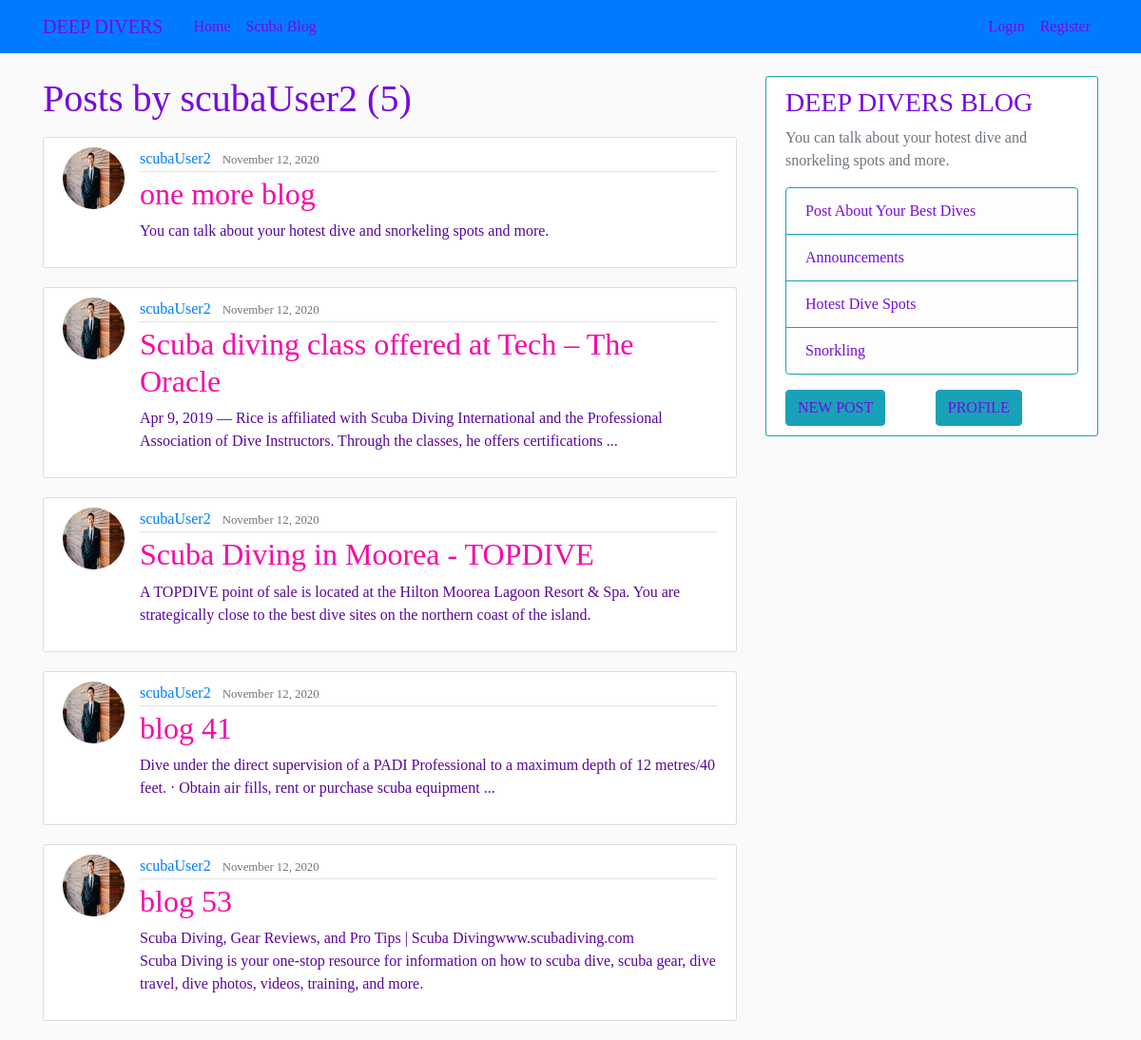
Screenshot of /user/scubaUser2 with the database file from the repository.
### scuba_blog/models.py (models this page shows, shortened)
class Post(models.Model):
    title= models.CharField(max_length=100)
    content= models.TextField()
    date_posted= models.DateTimeField(default= timezone.now)
    author = models.ForeignKey(User, on_delete= models.CASCADE)

### users/models.py (models this page shows, shortened)
class Profile(models.Model):
    user = models.OneToOneField(User, on_delete=models.CASCADE)
    image = models.ImageField(default='default.jpg', upload_to='profile_pics')

### scuba_blog/views.py (the view)
# urls.py: path('user/<str:username>', UserPostListView.as_view(), name='user-posts'),
class UserPostListView(ListView):
    model = Post
    template_name = 'scuba_blog/user_posts.html'  # <app>/<model>_<viewtype>.html
    context_object_name = 'posts'
    paginate_by = 5
    def get_queryset(self):
        user = get_object_or_404(User, username=self.kwargs.get('username'))
        return Post.objects.filter(author=user).order_by('-date_posted')

### scuba_blog/templates/scuba_blog/user_posts.html (shortened to what this page needs)
{% extends "scuba_blog/base.html" %}
{% block content %}
    <h1 id="title" class="mb-3">Posts by {{ view.kwargs.username }} ({{ page_obj.paginator.count }})</h1>
    {% for post in posts %}
        <article id="title" class="media content-section">
          <img class="rounded-circle article-img" src="{{ post.author.profile.image.url }}">
          <div class="media-body">
            <div class="article-metadata">
              <a class="mr-2" href="{% url 'user-posts' post.author.username %}">{{ post.author }}</a>
              <small class="text-muted">{{ post.date_posted|date:"F d, Y" }}</small>
            </div>
            <h2><a class="article-title" href="{% url 'post-detail' post.id %}">{{ post.title }}</a></h2>
            <p class="article-content">{{ post.content }}</p>
          </div>
        </article>
    {% endfor %}
{% endblock content %}

### static/css/main.css (style rules this page uses)
body { background: #fafafa; color: #2409bd; margin-top: 5rem; width:100%; }
#title { font-family: Algerian,Castellar; color: #770bdc; }
p { color: rgb(88, 5, 156) !important; font-family:Castellar; }
.content-section { background: #ffffff; padding: 10px 20px; border: 1px solid #dddddd; border-radius: 3px; margin-bottom: 20px; }
.article-title { color: #f70aa8; }
.article-content { white-space: pre-line; }
.article-img { height: 65px; width: 65px; margin-right: 16px; }
.article-metadata { padding-bottom: 1px; margin-bottom: 4px; border-bottom: 1px solid #e3e3e3 }

### rows the page displays
Post: author.profile.image (placeholder picture), author "scubaUser2", date_posted "November 12, 2020", title "one more blog", content "You can talk about your hotest dive and snorkeling spots and more."
Post: author.profile.image (placeholder picture), author "scubaUser2", date_posted "November 12, 2020", title "Scuba diving class offered at Tech – The Oracle", content "Apr 9, 2019 — Rice is affiliated with Scuba Diving International and the Professional Association of Dive Instructors. Through the classes, he offers certifications ..."
Post: author.profile.image (placeholder picture), author "scubaUser2", date_posted "November 12, 2020", title "Scuba Diving in Moorea - TOPDIVE", content "A TOPDIVE point of sale is located at the Hilton Moorea Lagoon Resort & Spa. You are strategically close to the best dive sites on the northern coast of the island."
Post: author.profile.image (placeholder picture), author "scubaUser2", date_posted "November 12, 2020", title "blog 41", content "Dive under the direct supervision of a PADI Professional to a maximum depth of 12 metres/40 feet. · Obtain air fills, rent or purchase scuba equipment ..."
Post: author.profile.image (placeholder picture), author "scubaUser2", date_posted "November 12, 2020", title "blog 53", content "Scuba Diving, Gear Reviews, and Pro Tips | Scuba Divingwww.scubadiving.com Scuba Diving is your one-stop resource for information on how to scuba dive, scuba gear, dive travel, dive photos, videos, training, and more."

### other values shown
{{ view.kwargs.username }} "scubaUser2"
{{ page_obj.paginator.count }} "5"
